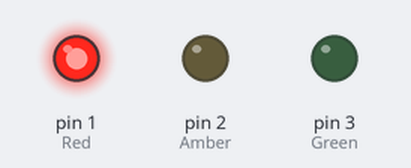
Simulated run of this sketch. Board: Arduino Uno, built with avr-gcc and run on an emulated ATmega328P. Parts: output pins drawn as LEDs (lit = HIGH).

Above: at 2.5 s.
At 10.5 s:
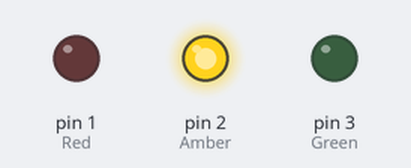
At 14.5 s:
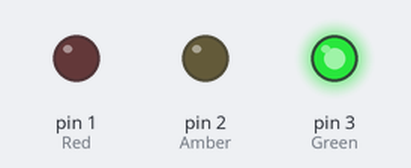
At 19.5 s:
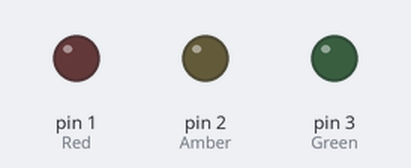
Timing chart, 0 to 28.6 s (numbered marks = the images above):
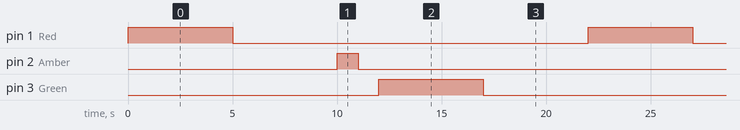

The sketch:

Traffic_lights.ino
```cpp
int Red=1;
int Amber=2;
int Green=3;

void setup(){

             SETUP();
  }

void loop(){

            RED();
            AMBER();
            GREEN();

  }
```

AMBER.ino
```cpp
void GREEN(){

              digitalWrite(Green, HIGH);
              delay(5000);
              digitalWrite(Green, LOW);
              delay(5000);

  }
```

GREEN.ino
```cpp
void AMBER(){
              digitalWrite(Amber, HIGH);
              delay(1000);
              digitalWrite(Amber, LOW);
              delay(1000);
  }
```

RED.ino
```cpp
void RED(){


              digitalWrite(Red, HIGH);
              delay(5000);
              digitalWrite(Red, LOW);
              delay(5000);

  }
```

SETUP.ino
```cpp
void SETUP(){

              pinMode(Red, OUTPUT);
              pinMode(Amber, OUTPUT);
              pinMode(Green, OUTPUT);
  }
```

Measured:
- by itself, pin 1 (Red), pin 3 (Green): alternates HIGH for 5.0 s and LOW for 17.0 s
- by itself, pin 2 (Amber): alternates HIGH for 1.0 s and LOW for 21.0 s
- by itself, everything shown: repeats every 22.0 s, in 6 steps
